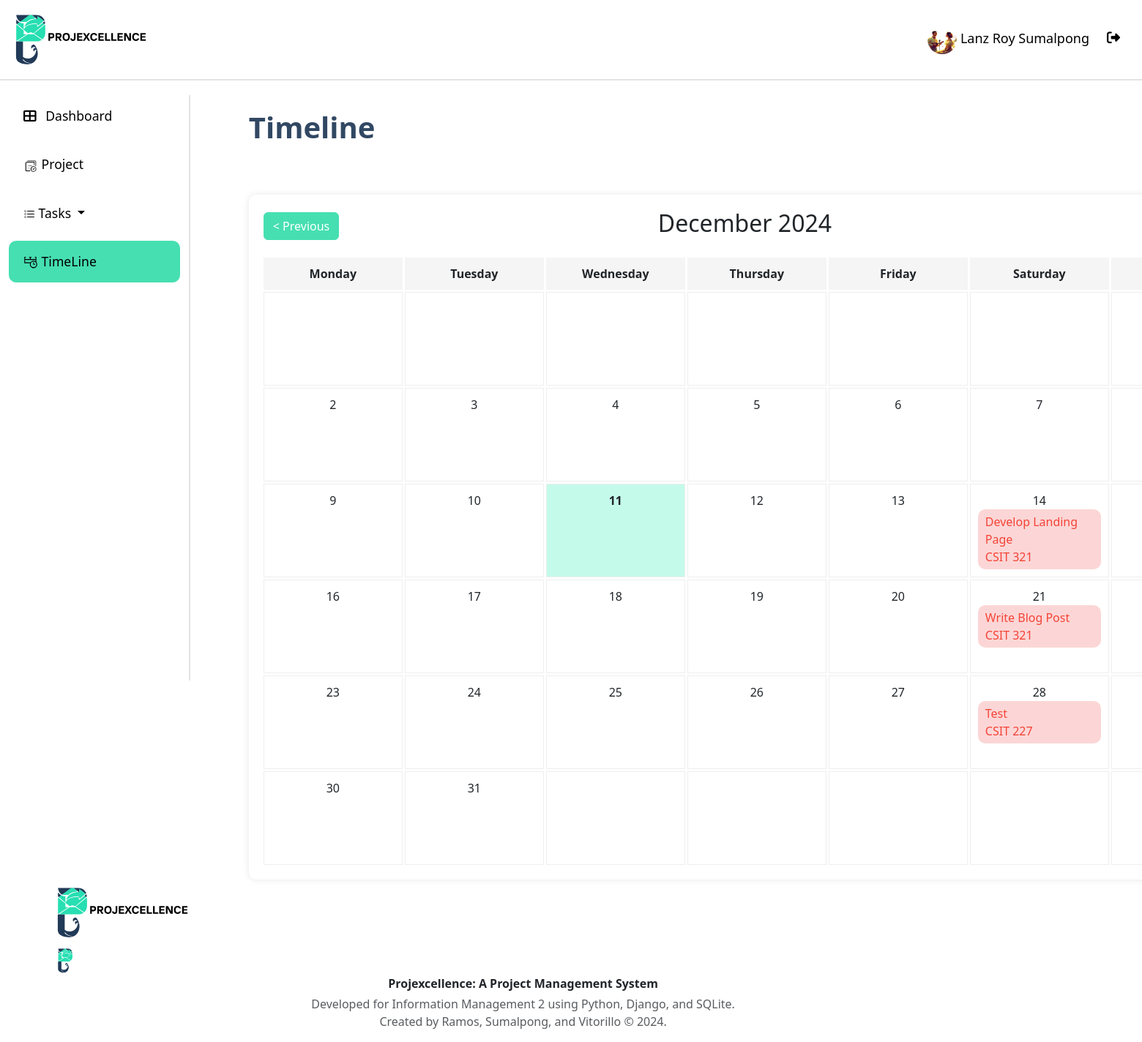
/timeline/ (signed in), run on an earlier commit of the app's database.
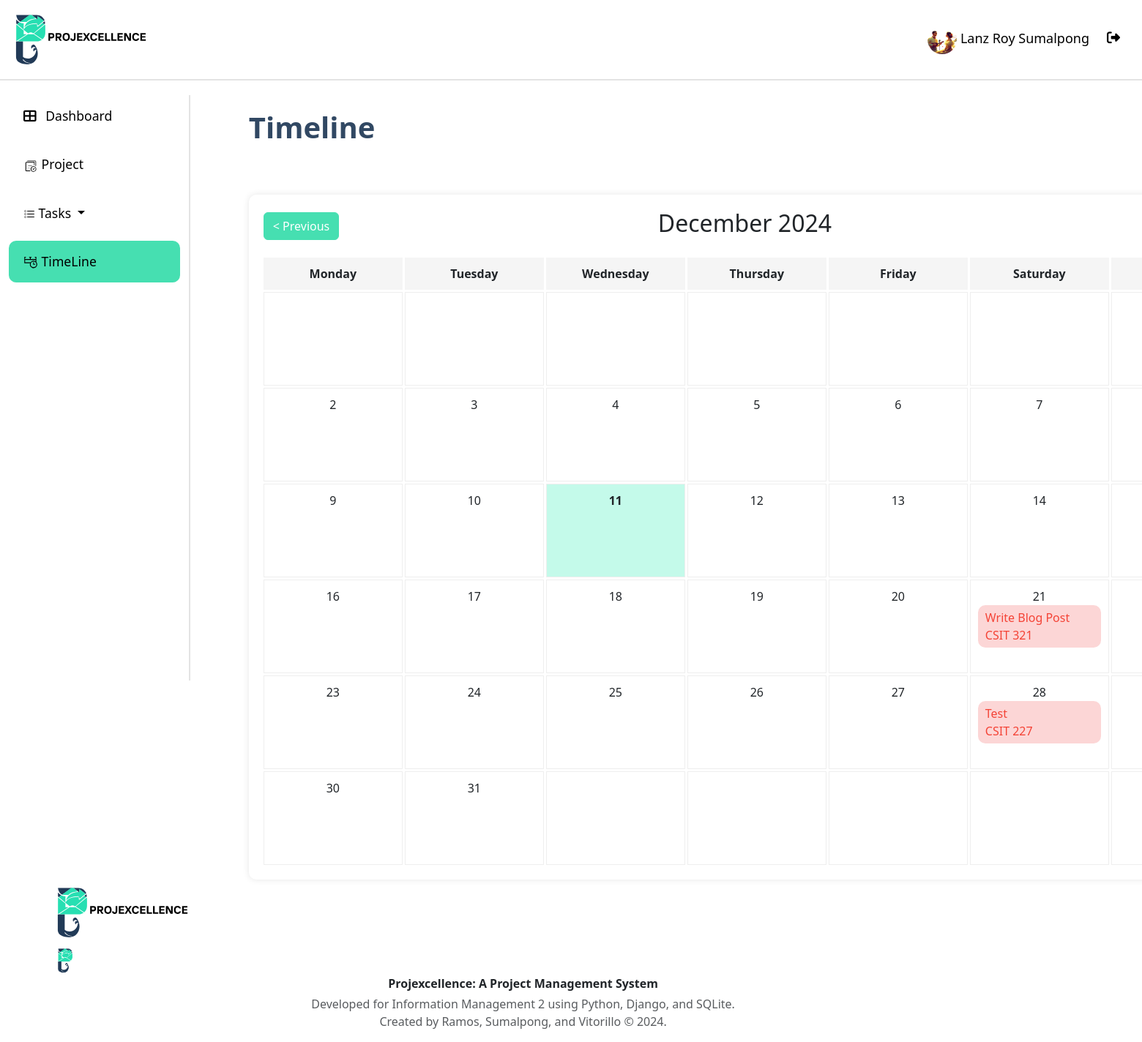
And on a later commit of the database.
### api/models.py (models this page shows, shortened)
class Task(models.Model):
    STATUS_CHOICES = [
        ("On-going", "On-going"),
        ("Pending", "Pending"),
        ("Done", "Done"),
    ]
    project_id = models.ForeignKey(Project, on_delete=models.CASCADE)
    task_name = models.CharField(max_length=50)
    description = models.TextField()
    assigned_to = models.ForeignKey( User, on_delete=models.CASCADE, related_name="assigned_tasks" )
    created_by = models.ForeignKey(User, on_delete=models.CASCADE, related_name="created_tasks")
    status = models.CharField(max_length=10, choices=STATUS_CHOICES, default="Pending")
    due_date = models.DateTimeField(default=timezone.now)
    completed = models.BooleanField(default=False)
    isAccepted = models.BooleanField(default=False)
    date_started = models.DateTimeField(null=True, blank=True, default=None)
    created_at = models.DateTimeField(auto_now_add=True)
    updated_at = models.DateTimeField(auto_now=True)

class Project(models.Model):
    project_name = models.CharField(max_length=50)
    description = models.TextField()
    created_by = models.ForeignKey(User, on_delete=models.CASCADE)
    date_created = models.DateTimeField(auto_now_add=True)
    def __str__(self):
        return self.project_name

### api/Views/views.py (the view)
# urls.py: path("timeline/", views.timeline, name="timeline"),
@login_required
def timeline(request):
    tasks = Task.objects.filter(assigned_to=request.user).order_by("due_date")
    print(f"Number of tasks found: {tasks.count()}")  # Debug print
    current_date = datetime.now(local_timezone)
    year = int(request.GET.get('year', current_date.year))
    month = int(request.GET.get('month', current_date.month))
    current_day = current_date.day
    current_month = current_date.month
    current_year = current_date.year
    cal = Calendar(firstweekday=0)
    calendar_data = []
    month_days = cal.monthdays2calendar(year, month)
    for week in month_days:
        processed_week = []
        for day, weekday in week:
            if day == 0:
                if len(processed_week) == 0:
                    processed_week.append((day, 'prev-month'))
                else:
                    processed_week.append((day, 'next-month'))
            else:
                processed_week.append((day, 'current-month'))
        calendar_data.append(processed_week)
    tasks_by_date = {}
    for task in tasks:
        if task.status != 'Done':
            date_key = (
            (task.due_date + timedelta(days=1)).strftime('%Y-%m-%d')
            if task.due_date
            else 'No Due Date'
)
            if date_key not in tasks_by_date:
                tasks_by_date[date_key] = []
            tasks_by_date[date_key].append(task)
    for date_key, task_list in tasks_by_date.items():
        print(f"Date: {date_key}, Tasks: {[task.task_name for task in task_list]}")
    context = {
        'year': year,
        'month': month,
        'month_name': month_name[month],
        'current_day': current_day,
        'current_month': current_month,
        'current_year': current_year,
        'calendar_data': calendar_data,
        'tasks_by_date': tasks_by_date,
    }
    return render(request, 'timeline.html', context)

### api/templatetags/custom_filters.py (called while the page is built)
@register.filter
def get_item(dictionary, key):
    return dictionary.get(key)

### api/templates/timeline.html (shortened to what this page needs)
{% extends "base.html" %}
{% load static %}
{% load custom_filters %}
{% block content %}
<div class="container">
    <h1>Timeline</h1>
    <div class="calendar">
        <div class="calendar-header">
            <button class="btn btn-primary" id="prevMonth">&lt; Previous</button>
            <h2>{{ month_name }} {{ year }} </h2>
        </div>
        <div class="calendar-grid">
            <div class="calendar-day-header">Monday</div>
            <div class="calendar-day-header">Tuesday</div>
            <div class="calendar-day-header">Wednesday</div>
            <div class="calendar-day-header">Thursday</div>
            <div class="calendar-day-header">Friday</div>
            <div class="calendar-day-header">Saturday</div>
            <div class="calendar-day-header">Sunday</div>
            {% for week in calendar_data %}
                {% for day in week %}
                    {% if day.0 == current_day and month == current_month and year == current_year %}
                        <div class="calendar-day current-day">
                    {% else %}
                        <div class="calendar-day">
                    {% endif %}
                        {% if day.1 == 'prev-month' %}
                        {% elif day.1 == 'next-month' %}
                        {% with year_str=year|stringformat:"04d" month_str=month|stringformat:"02d" day_str=day.0|stringformat:"02d" %}
                            {% with date_key=year_str|add:"-"|add:month_str|add:"-"|add:day_str %}
                                {% if tasks_by_date|get_item:date_key %}
                                    {% for task in tasks_by_date|get_item:date_key %}
                                        <div class="task-container">
                                            <div class="task-item" title="{{ task.description|default:'' }}">
                                                <span class="task-name">Task Name: {{ task.task_name }}</span>
                                                <span class="task-project">From Project: {{ task.project_id }}</span>
                                                {% if task.priority %}
                                                    <span class="task-priority priority-{{ task.priority|lower }}">
                                                        {{ task.priority|title }}
                                                    </span>
                                                {% endif %}
                                            </div>
                                        </div>
                                    {% endfor %}
                                {% endif %}
                            {% endwith %}
                        {% endwith %}
                        {% else %}
                            <span>{{ day.0 }}</span>
                        {% endif %}
                        {% with year_str=year|stringformat:"04d" month_str=month|stringformat:"02d" day_str=day.0|stringformat:"02d" %}
                        {% with date_key=year_str|add:"-"|add:month_str|add:"-"|add:day_str %}
                            {% if tasks_by_date|get_item:date_key %}
                                {% for task in tasks_by_date|get_item:date_key %}
                                    <div class="task-container" >
                                        <div class="task-item" onclick="goToTaskDetails(event, '{% url 'task_details' task.id %}')" title="{{ task.description|default:'' }}">
                                            <span class="task-name">{{ task.task_name |capfirst}}</span>
                                            <span class="task-project">{{ task.project_id |capfirst}}</span>
                                        </div>
                                    </div>
                                {% endfor %}
                            {% endif %}
                        {% endwith %}
                    {% endwith %}
                    </div>
                {% endfor %}
            {% endfor %}
        </div>
    </div>
</div>
{% endblock %}

What changed in the data, as far as the page shows it:
no longer on this page (row edited): Task: task_name "Develop Landing Page", project_id "CSIT 321", shown under "14"
